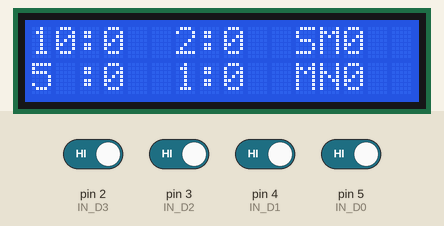
This sketch was run on a simulated Arduino Uno, built with avr-gcc and run on an emulated ATmega328P. On the bench: 16×2 character LCD. The test bench sets the inputs (shaded band); at power-on: pin 2 (IN_D3), pin 3 (IN_D2), pin 4 (IN_D1), pin 5 (IN_D0) HIGH. What the sketch prints to the serial monitor is not drawn.

Above: at 1.2 s.
1.3 s: pin 5 (IN_D0) driven LOW
At 1.51 s:
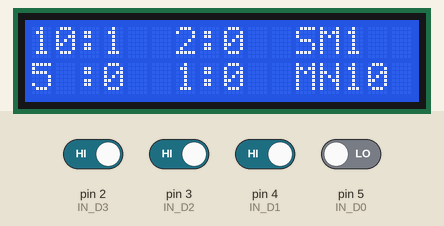
2.9 s: pin 2 (IN_D3) driven LOW
At 3.38 s:
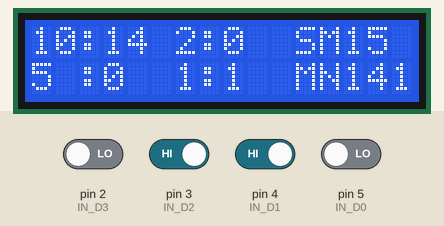
4.7 s: pin 3 (IN_D2) driven LOW
At 5.38 s:
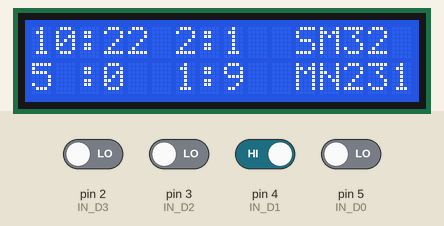
6.7 s: pin 4 (IN_D1) driven LOW
At 7.53 s:
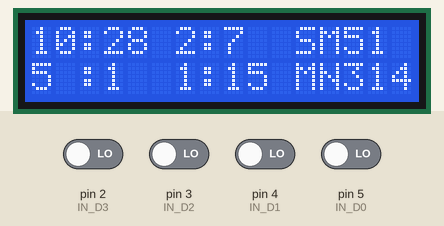
9.2 s: pin 2 (IN_D3) driven HIGH
At 10.0 s:
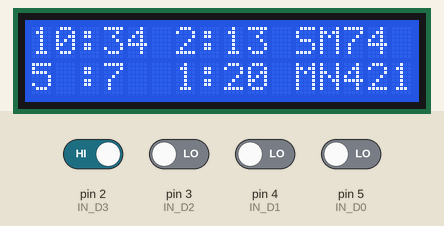
11.3 s: pin 3 (IN_D2) driven HIGH
At 11.88 s:
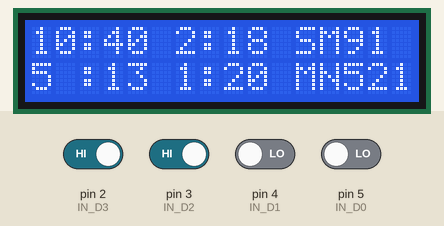
Timing chart, 0 to 14.2 s (numbered marks = the images above; inputs shaded):
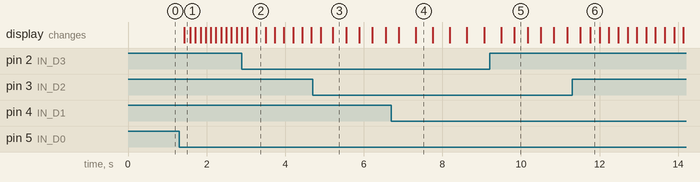

Measured:
- after the input at 1.3 s, the display: changes after 0.14 s (image 1)
- what the display in image 4 shows lasts 0.5 s, from 7.3 s to 7.8 s

The sketch:

main.ino
```cpp
#include <Wire.h>
#include <LiquidCrystal_I2C.h>
LiquidCrystal_I2C lcd(0x3F, 16, 2); // initializes the LCD

  // VAR //
const int IN_D0 = 5; // digital input
const int IN_D1 = 4;
const int IN_D2 = 3;
const int IN_D3 = 2;
int n1 = 0;
int n2 = 0;
int n3 = 0;
int n4 = 0;
int sum = 0;
int mny = 0;


void setup() {
  pinMode(IN_D0, INPUT);
  pinMode(IN_D1, INPUT);
  pinMode(IN_D2, INPUT);
  pinMode(IN_D3, INPUT);


  Serial.begin(9600);

  lcd.begin(); // begins connection to the LCD module
  lcd.backlight(); // turns on the backlight
}

  // VAR 2 //
bool value_D0;
bool value_D1;
bool value_D2;
bool value_D3;

void loop() {
  value_D0 = digitalRead(IN_D0); // reads the digital input from the IR distance sensor
  value_D1 = digitalRead(IN_D1);
  value_D2 = digitalRead(IN_D2);
  value_D3 = digitalRead(IN_D3);

  // SET LCD //
  lcd.setCursor(0, 0);
  lcd.print("10:");
  lcd.setCursor(0, 1);
  lcd.print("5 :");
  lcd.setCursor(6, 0);
  lcd.print("2:");
  lcd.setCursor(6, 1);
  lcd.print("1:");
  lcd.setCursor(11, 0);
  lcd.print("SM");
  lcd.setCursor(11, 1);
  lcd.print("MN");

  // some code to detect coin //
  if (value_D0 == false) {
    n1 = n1 + 1;
    delay(100);
  };
  if (value_D1 == false) {
    n2 = n2 + 1;
    delay(100);
  };
  if (value_D2 == false) {
    n3 = n3 + 1;
    delay(100);
  };
  if (value_D3 == false) {
    n4 = n4 + 1;
    delay(100);
  };


  // Add all coin up to display //
  sum = n1 + n2 + n3 + n4;
  mny = (n1 * 10) + (n2 * 5) + (n3 * 2) + (n4 * 1);

  // Set the display //
  lcd.setCursor(3, 0);
  lcd.print(n1);
  lcd.setCursor(3, 1);
  lcd.print(n2);
  lcd.setCursor(8, 0);
  lcd.print(n3);
  lcd.setCursor(8, 1);
  lcd.print(n4);
  lcd.setCursor(13, 0);
  lcd.print(sum);
  lcd.setCursor(13, 1);
  lcd.print(mny);

  Serial.println(value_D0);


}
```
